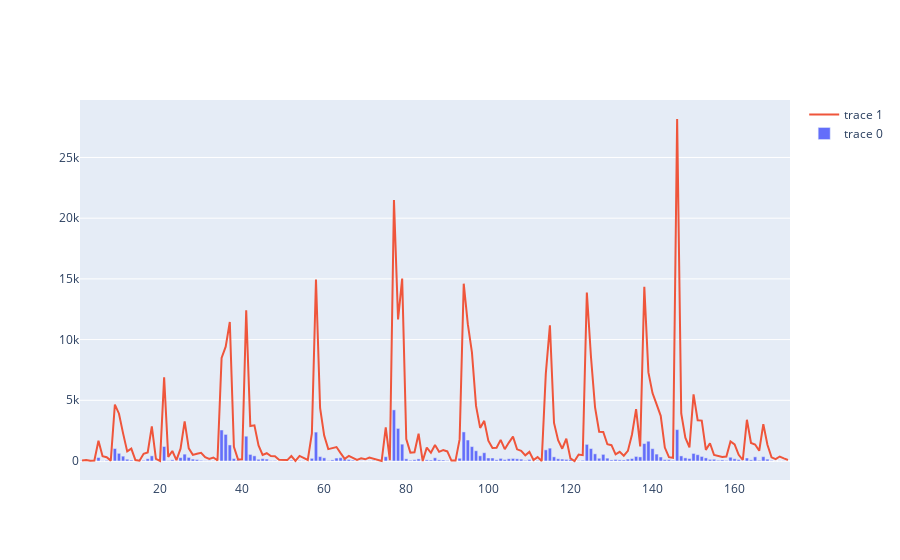

Notebook code cell kept with this figure:
### Code cell
import pandas as pd
import plotly.graph_objects as go
download_url = (
       "https://raw.githubusercontent.com/fivethirtyeight/"
        "data/master/college-majors/recent-grads.csv"
    )
df = pd.read_csv(download_url)
fig = go.Figure([go.Bar(x=df["Rank"], y=df["Sample_size"])])
fig.add_trace(go.Scatter(x=df["Rank"], y=df["Unemployed"]))
fig.update_traces(showlegend=True)
fig.update_layout(legend_traceorder="reversed")
fig.show()

### Figure 1 — Plotly figure (JSON) as saved in the notebook; plotly's stock layout.template omitted (floating-point values rounded to 4 significant figures; data arrays with more than 128 entries replaced by an {"elided": "..."} marker saying what was removed)
{"data": [{"showlegend": true, "type": "bar", "x": {"elided": "173 int values"}, "y": {"elided": "173 int values"}}, {"showlegend": true, "type": "scatter", "x": {"elided": "173 int values"}, "y": {"elided": "173 int values"}}], "layout": {"legend": {"traceorder": "reversed"}}}
